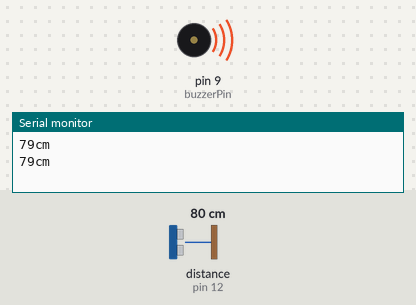
Simulated run of this sketch. Board: Arduino Uno, built with avr-gcc and run on an emulated ATmega328P. Shown: buzzer (waves = sounding), the last lines printed to the serial monitor. Wiring (inferred from the names in the program): ultrasonic range finder: trigger pin 13; echo pin 12. The inputs (shaded band) are chosen by the test bench; at power-on: distance to the obstacle (sensor on pin 12) 80 cm. The echo pulse lasts 58.3 µs per cm.

Above: at 1.8 s.
1.9 s: distance to the obstacle (sensor on pin 12) set to 147 cm
4.2 s: distance to the obstacle (sensor on pin 12) set to 155 cm
At 7.2 s:
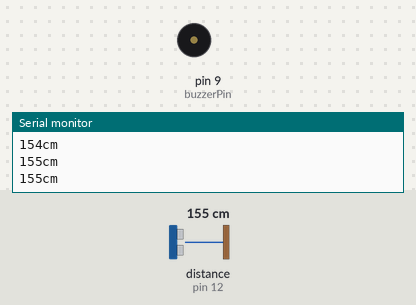
7.5 s: distance to the obstacle (sensor on pin 12) set to 2 cm
At 10.2 s:
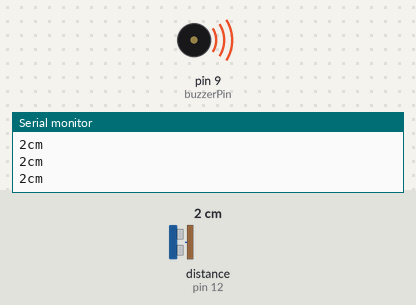
10.5 s: distance to the obstacle (sensor on pin 12) set to 250 cm
At 13.1 s:
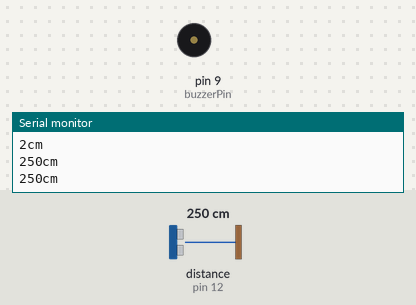
Timing chart, 0 to 14.5 s (numbered marks = the images above; inputs shaded):
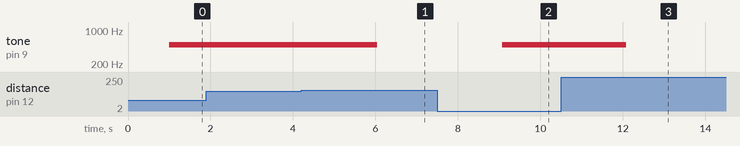

Measured:
- the behaviour switches between 150 and 151 cm on distance to the obstacle (sensor on pin 12) (found by bisection; images 0 and 1)
- after the input at 4.2 s, tone on pin 9 (buzzerPin): 500 Hz → silent after 1.8 s
- after the input at 7.5 s, tone on pin 9 (buzzerPin): silent → 500 Hz after 1.6 s
- after the input at 10.5 s, tone on pin 9 (buzzerPin): 500 Hz → silent after 1.6 s

The sketch:

Ultrasonic-Piezo-LED.ino
```cpp
int buzzerPin = 9;
int echoPin = 12;
int trigPin = 13;
long duration = 0;
int distanceCM = 0;

void setup() {
  pinMode(echoPin, INPUT);
  pinMode(trigPin, OUTPUT);
  pinMode(buzzerPin, OUTPUT);
  Serial.begin(9600);
}

void loop() {
  digitalWrite(trigPin, HIGH);
  delayMicroseconds(10);
  digitalWrite(trigPin, LOW);
  duration = pulseIn(echoPin, HIGH);
  distanceCM = duration * 0.017175;
  Serial.print(distanceCM);
  Serial.println("cm");
  delay(1000);

  if (distanceCM < 150) {
    digitalWrite(9, 1);
    tone(buzzerPin, 500); // Send 1KHz sound signal...
  }
  else {
    digitalWrite(9, 0);
    noTone(buzzerPin); // Stop sound...
  }
}
```
